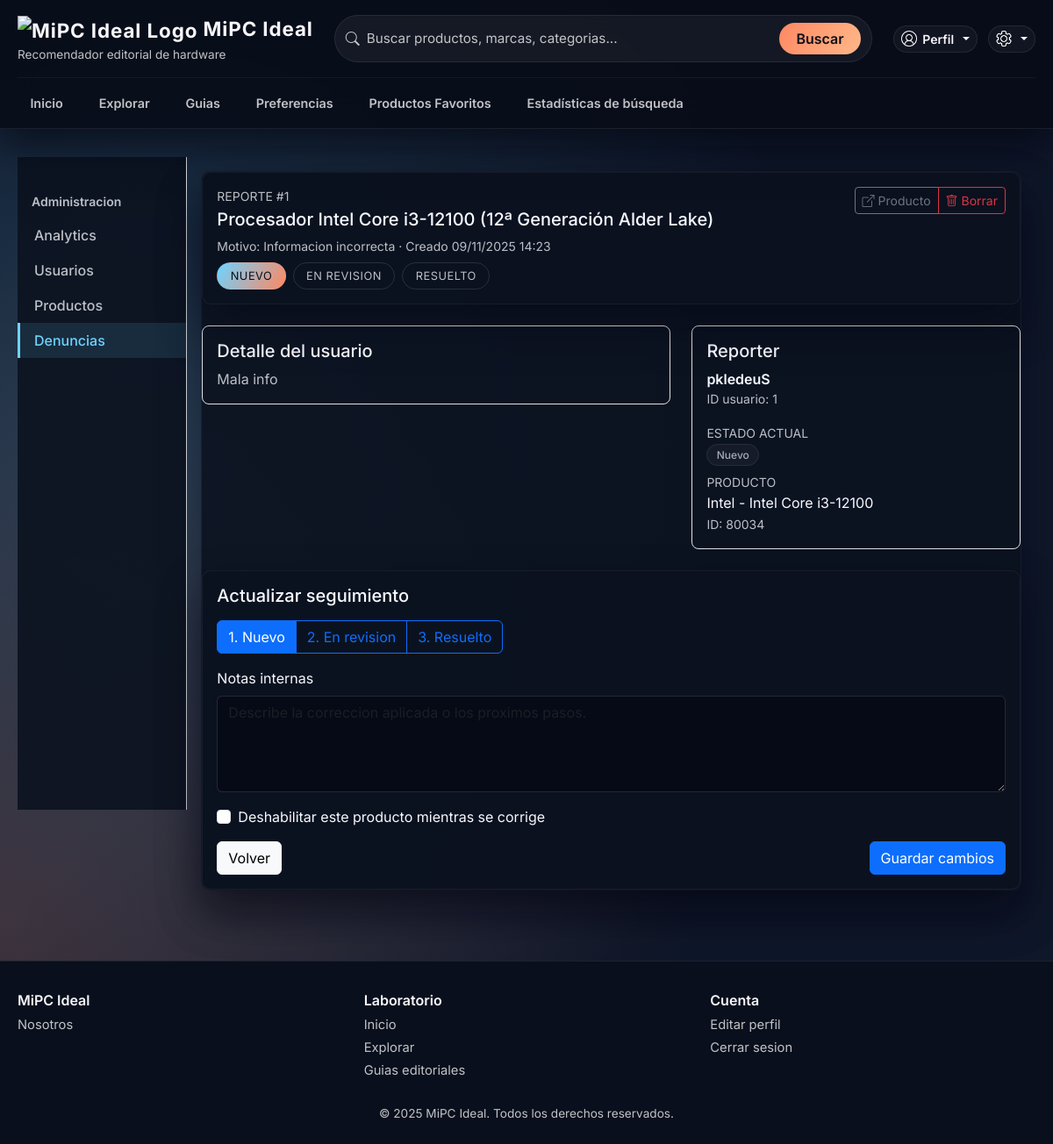
Page /admin-panel/reportes/1/ (signed in) on the earlier database version.
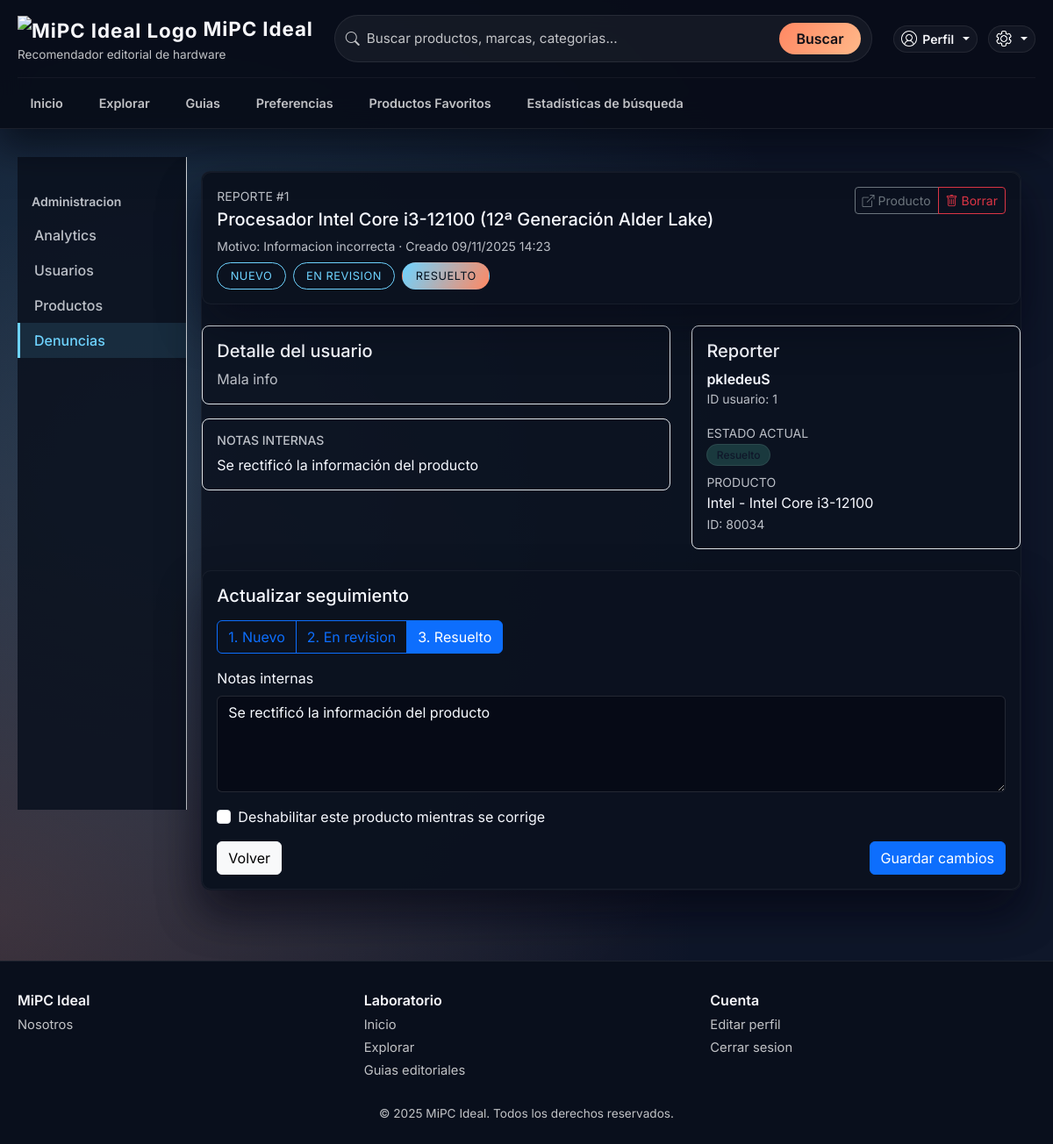
Same page on the later database version.
### app/models.py (models this page shows, shortened)
class Reporte(models.Model):
    ESTADOS = [
        ('abierto', 'Nuevo'),
        ('pendiente', 'En revision'),
        ('resuelto', 'Resuelto'),
    ]
    ACCIONES = [
        ('info_incorrecta', 'Informacion incorrecta'),
        ('spam', 'Spam o contenido enganoso'),
        ('duplicado', 'Producto duplicado'),
        ('otro', 'Otro motivo'),
    ]
    target_type = models.CharField(max_length=20, choices=[('producto', 'Producto')], default='producto')
    producto = models.ForeignKey('Producto', null=True, blank=True, on_delete=models.CASCADE)
    reporter = models.ForeignKey(User, null=True, blank=True, on_delete=models.SET_NULL, related_name='reportes_creados')
    motivo = models.CharField(max_length=50, choices=ACCIONES)
    detalle = models.TextField(blank=True)
    created_at = models.DateTimeField(auto_now_add=True)
    estado = models.CharField(max_length=20, choices=ESTADOS, default='abierto')
    accion_admin = models.TextField(blank=True, help_text="Notas/instrucciones del administrador")
    fecha_accion = models.DateTimeField(null=True, blank=True)
    admin_actor = models.ForeignKey(User, null=True, blank=True, on_delete=models.SET_NULL, related_name='reportes_moderados')
    producto_deshabilitado = models.BooleanField(default=False)
    notificacion_leida = models.BooleanField(default=False)
    class Meta:
        ordering = ['-created_at']
        verbose_name = 'Reporte'
        verbose_name_plural = 'Reportes'

class Producto(models.Model):
    nombre_producto = models.CharField(max_length=100)
    descripcion_producto = models.TextField()
    modelo_producto = models.CharField(max_length=100)
    imagen_producto = models.ImageField(upload_to='productos/')
    fecha_creacion = models.DateTimeField(default=timezone.now)
    marca_producto = models.ForeignKey('MarcaProducto', on_delete=models.PROTECT)
    categoria_producto = models.ForeignKey('CategoriaProducto', on_delete=models.PROTECT)
    tipo_producto = models.ForeignKey('TipoProducto', on_delete=models.PROTECT)
    categorias_extra = models.ManyToManyField(
        'CategoriaProducto',
        blank=True,
        related_name='productos_extra',
        verbose_name='Categorias adicionales',
        help_text='Categorias secundarias para este producto sin duplicarlo.',
    )
    vistas = models.PositiveIntegerField(default=0)
    is_active = models.BooleanField(default=True)

class MarcaProducto(models.Model):
    nombre_marca = models.CharField(max_length=100)
    def __str__(self):
        return self.nombre_marca

### app/views_admin.py (the view, shortened to what this page needs)
# urls.py: path('admin-panel/reportes/<int:pk>/', views_admin.admin_report_detail, name='admin_report_detail'),
@staff_member_required
def admin_report_detail(request, pk):
    reporte = get_object_or_404(Reporte.objects.select_related("producto", "reporter"), pk=pk)
    context = {
        "reporte": reporte,
        "status_flow": REPORT_STATUS_FLOW,
        "current_step": REPORT_STATUS_ORDER.get(reporte.estado, 1),
    }
    return render(request, "admin_panel/report_detail.html", context)

### app/templates/admin_panel/report_detail.html (shortened to what the changed rows need)
{% extends "admin_panel/admin_base.html" %}
{% block admin_content %}
<div class="card">
  <div class="card mb-4">
    <div class="card-body d-flex flex-column flex-lg-row justify-content-between align-items-start gap-3">
      <div>
        <p class="text-uppercase text-muted small mb-1">Reporte #{{ reporte.id }}</p>
        <h2 class="h5 mb-2">{{ reporte.producto.nombre_producto|default:"Producto no disponible" }}</h2>
        <div class="text-muted small">
          Motivo: {{ reporte.get_motivo_display }} · Creado {{ reporte.created_at|date:"d/m/Y H:i" }}
        </div>
        <div class="d-flex flex-wrap gap-2 mt-2">
          {% for code, label, step in status_flow %}
          {% if step < current_step %}
            <span class="status-chip is-done">{{ label }}</span>
          {% elif step == current_step %}
            <span class="status-chip is-active">{{ label }}</span>
          {% else %}
            <span class="status-chip">{{ label }}</span>
          {% endif %}
          {% endfor %}
        </div>
      </div>
    </div>
  </div>
  <div class="row g-4">
    <div class="col-lg-7">
      <div class="border rounded-3 p-3 mb-3">
        <h5 class="mb-2">Detalle del usuario</h5>
        <p class="mb-0 text-muted">{{ reporte.detalle|default:"Sin descripcion adicional." }}</p>
      </div>
      {% if reporte.accion_admin %}
      <div class="border rounded-3 p-3">
        <h6 class="text-muted text-uppercase small mb-2">Notas internas</h6>
        <p class="mb-0">{{ reporte.accion_admin }}</p>
      </div>
      {% endif %}
    </div>
    <div class="col-lg-5">
      <div class="border rounded-3 p-3">
        <h5 class="mb-2">Reporter</h5>
        <div class="fw-semibold">{{ reporte.reporter.username|default:"Anon" }}</div>
        <small class="text-muted d-block mb-3">ID usuario: {{ reporte.reporter.id|default:"-" }}</small>
        <div class="d-flex flex-column gap-2">
          <div>
            <small class="text-muted text-uppercase">Estado actual</small><br>
            <span class="badge-soft {% if reporte.estado == 'resuelto' %}badge-soft-success{% elif reporte.estado == 'pendiente' %}badge-soft-warning{% else %}badge-soft-muted{% endif %}">
              {{ reporte.get_estado_display }}
            </span>
          </div>
          {% if reporte.producto %}
          <div>
            <small class="text-muted text-uppercase">Producto</small>
            <p class="mb-0">{{ reporte.producto.marca_producto }} - {{ reporte.producto.modelo_producto }}</p>
            <small class="text-muted">ID: {{ reporte.producto.id }}</small>
          </div>
          {% endif %}
        </div>
      </div>
    </div>
  </div>
  <form method="post" class="card mt-4">
    <div class="card-body">
      <div class="btn-group mb-3" role="group" aria-label="Seleccionar estado">
        {% for code, label, step in status_flow %}
          <label class="btn btn-outline-primary" for="state-{{ code }}">{{ step }}. {{ label }}</label>
        {% endfor %}
      </div>
      <div class="mb-3">
        <label class="form-label">Notas internas</label>
        <textarea name="admin_note" class="form-control" rows="4" placeholder="Describe la correccion aplicada o los proximos pasos.">{{ reporte.accion_admin }}</textarea>
      </div>
      {% if reporte.producto %}
      <div class="form-check mb-3">
        <input class="form-check-input" type="checkbox" name="disable_product" id="disable-product"
              {% if reporte.producto_deshabilitado %}checked{% endif %}>
        <label class="form-check-label" for="disable-product">
          Deshabilitar este producto mientras se corrige
        </label>
      </div>
      {% endif %}
    </div>
  </form>
</div>
{% endblock %}

Differences in the rows shown:
changed Reporte "Mala info": accion_admin (not shown) → "Se rectificó la información del producto"; estado "Nuevo" → "Resuelto"; admin_note (not shown) → "Se rectificó la información del producto"
Other differences:
list line gone: "NUEVO"
new list line: "NUEVO"
list line gone: "EN REVISION"
new list line: "EN REVISION"
list line gone: "RESUELTO"
new list line: "RESUELTO"
text now shown: "NOTAS INTERNAS"
